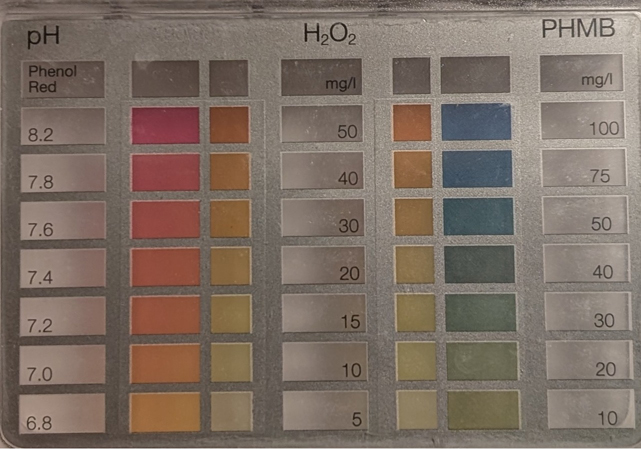
#> input picture template02.jpg, 641 x 449 px
$ python keypoints.py
#> lines starting #> are read from the running program, lines starting #| are printed output that depends on the picture
import cv2
import matplotlib.pyplot as plt

filter_type = "bilateral"   # options: "gaussian", "median", "bilateral", "none"
# Read image
img = cv2.imread("template02.jpg", cv2.IMREAD_GRAYSCALE)
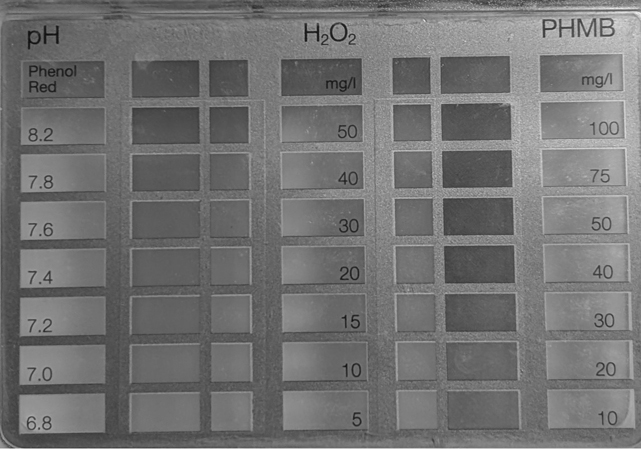
#> img: shape (449, 641); min 14, max 242, mean 114.6
img = cv2.imread("WIN_20250906_21_46_58_Pro.jpg", cv2.IMREAD_GRAYSCALE)
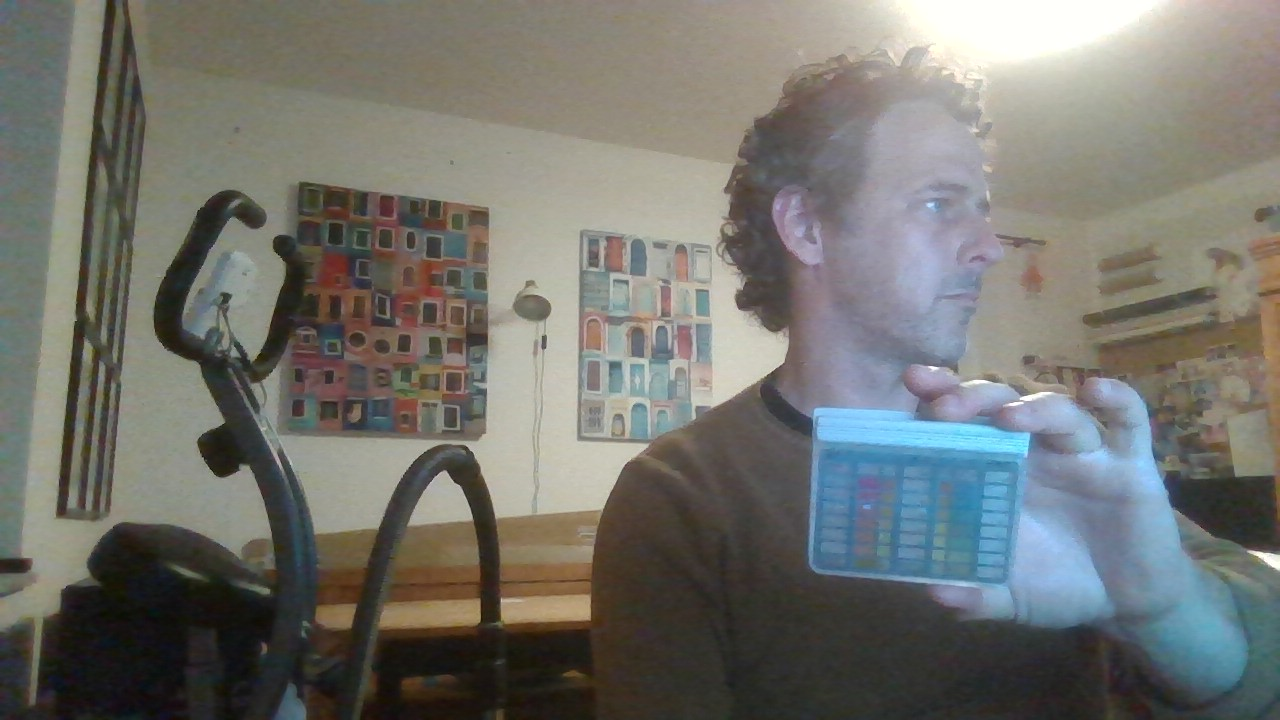
#> input picture WIN_20250906_21_46_58_Pro.jpg, 1280 x 720 px
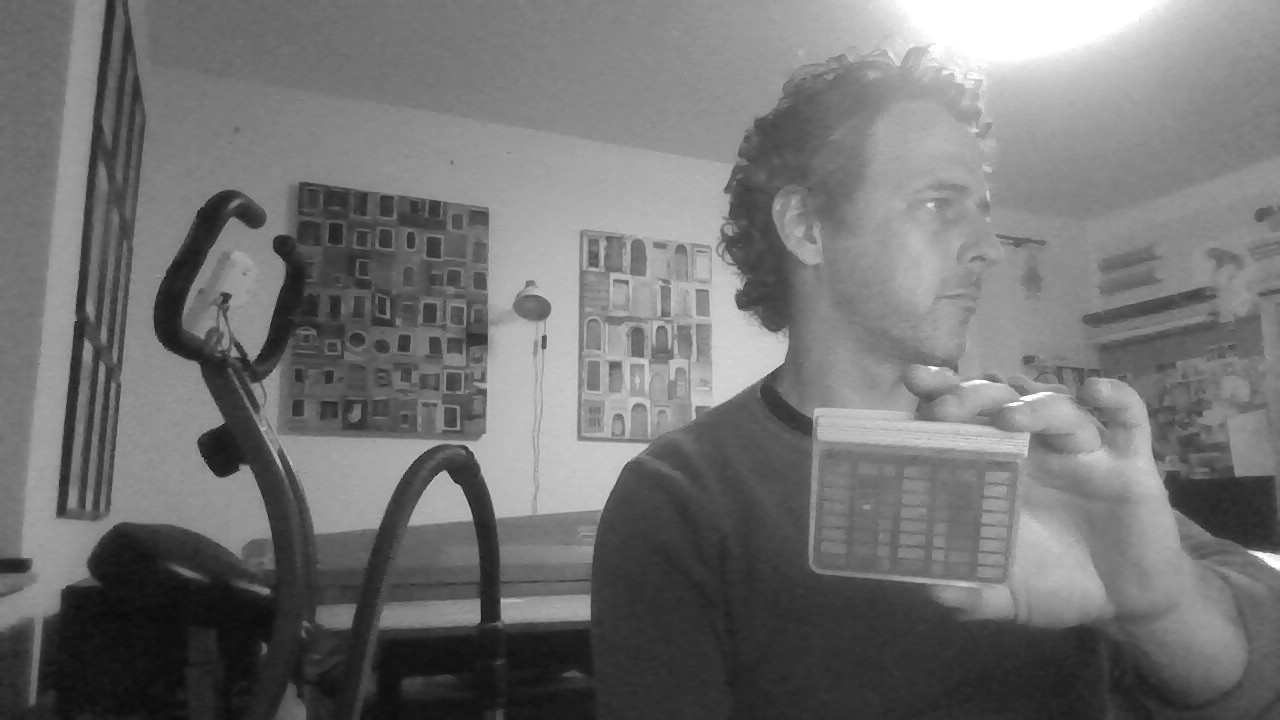
#> img: shape (720, 1280); min 9, max 255, mean 115.3

# --- Apply filter based on choice ---
if filter_type == "gaussian":
    filtered = cv2.GaussianBlur(img, (5, 5), 0)
elif filter_type == "median":
    filtered = cv2.medianBlur(img, 5)
elif filter_type == "bilateral":
    filtered = cv2.bilateralFilter(img, 9, 75, 75)
else:  # no filtering
    filtered = img

# Initialize ORB detector
orb = cv2.SIFT_create(10000)

# Detect keypoints and compute descriptors
keypoints, descriptors = orb.detectAndCompute(img, None)
#> keypoints = 1319 keypoints; strongest (x, y, size): (1259, 554, 5), (226, 449, 34.1), (442, 503, 29.6), (742, 355, 48.3)

# Draw keypoints on the image
img_keypoints = cv2.drawKeypoints(img, keypoints, None, color=(0,255,0), flags=0)
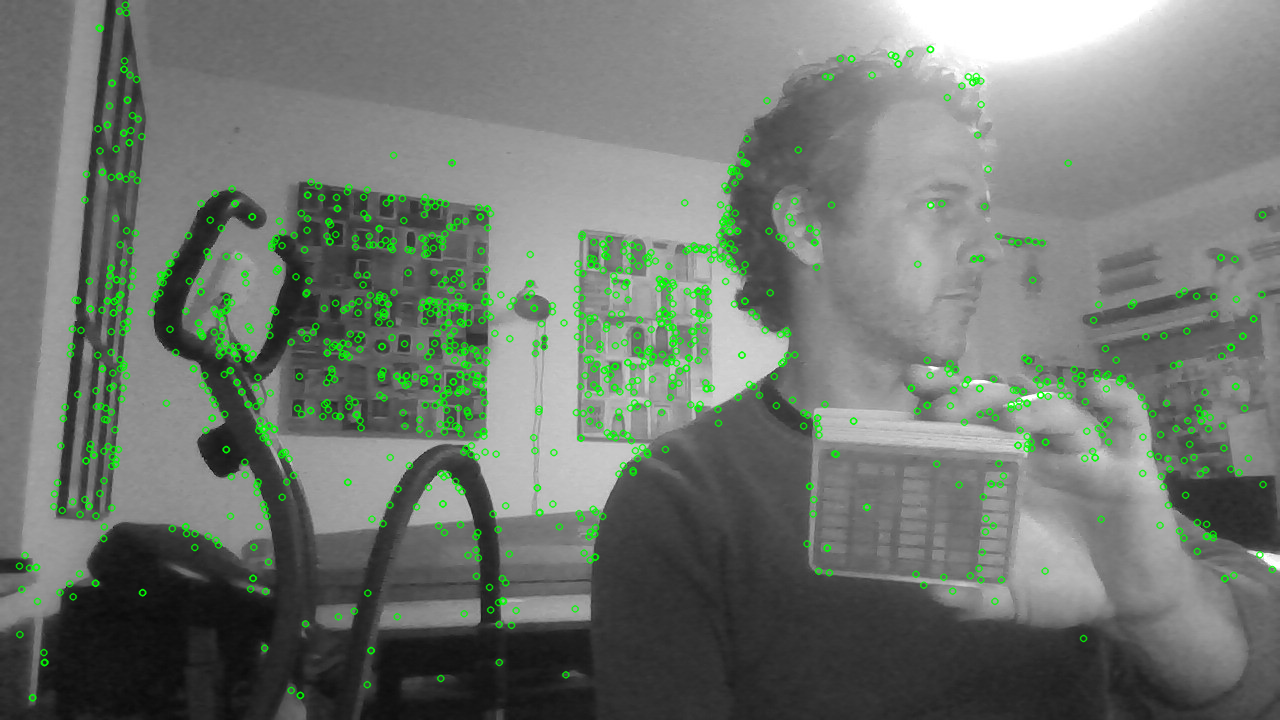
#> img_keypoints: shape (720, 1280, 3); mean of channels 0, 1, 2 112, 119.1, 112; drawn as B, G, R

# Show the result with matplotlib
plt.figure(figsize=(8,6))
plt.imshow(img_keypoints)
plt.axis("off")
plt.show()
